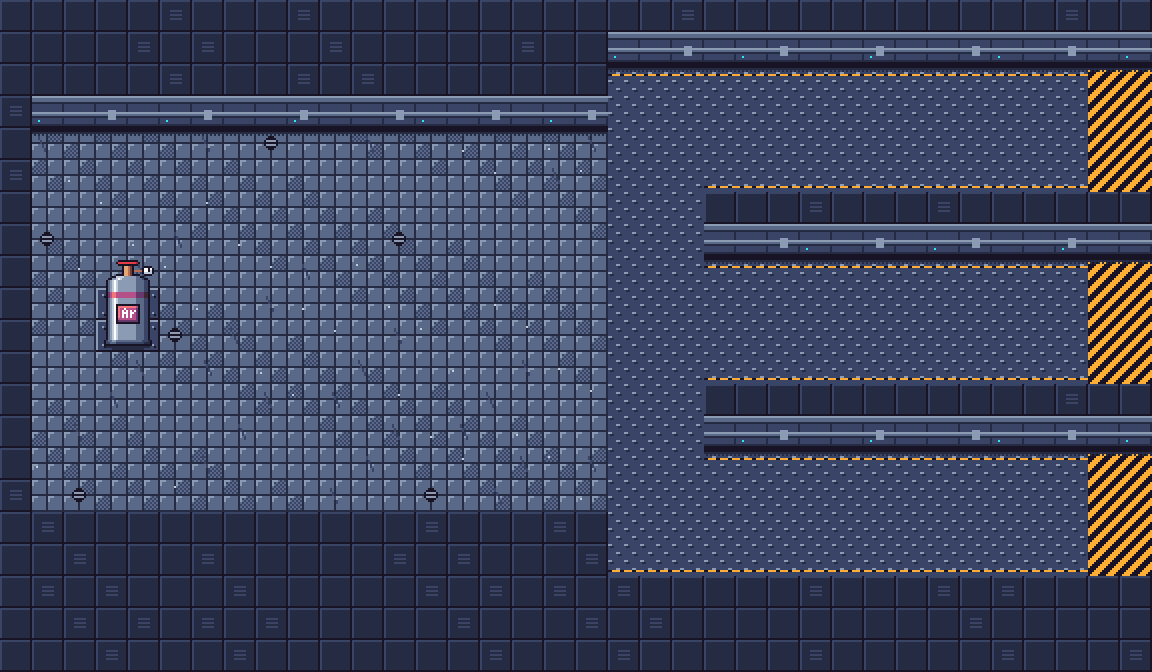
#> input picture art/lab/lab_map_render_2x.png, 1152 x 672 px
$ python tower_qv.py out.png lab_map_render_2x.png map_mockup.png
#> lines starting #> are read from the running program, lines starting #| are printed output that depends on the picture
"""산소탑 쿼터뷰 (40×80, 8프레임). 옛 탑(32×64)의 모양 언어(돔 뚜껑+안테나, 기둥 둘 사이 유리관 속 청록 액체와 기포,
화면 달린 받침, 넓은 판)를 유지하고, 둥근 것은 윗면 타원이, 상자는 윗면이 보이게. 빛은 왼쪽 위.
usage: py -I tower_qv.py <out_dir>"""
import sys
from PIL import Image

W, H = 40, 80
PAL = {
    'O': (0x18, 0x14, 0x25), 'W': (0xff, 0xff, 0xff), 'c': (0xc0, 0xcb, 0xdc), 'e': (0x8b, 0x9b, 0xb4),
    'b': (0x5a, 0x69, 0x88), 'f': (0x3a, 0x44, 0x66), 'i': (0x26, 0x2b, 0x44), 'd': (0x2c, 0xe8, 0xf5),
    'h': (0x00, 0x99, 0xdb), 'n': (0x12, 0x4e, 0x89),
}
CX = 19.5  # 가운데 (x 0~39)


def metal(t):
    """둥근 금속: t = -1(왼쪽 끝) ~ 1(오른쪽 끝)"""
    return 'W' if t < -0.72 else 'c' if t < -0.15 else 'e' if t < 0.35 else 'b' if t < 0.75 else 'f'


def frame(f):
    px = {}

    def part(mask, color):
        """뒤에서 앞으로: 먼저 테두리(바깥 1px), 그다음 칠"""
        ring = {(x + dx, y + dy) for (x, y) in mask for dx in (-1, 0, 1) for dy in (-1, 0, 1)} - set(mask)
        for p in ring:
            px[p] = 'O'
        for (x, y) in mask:
            px[(x, y)] = color(x, y)

    def ell(x, y, r, cy, ry):
        return ((x - CX) / r) ** 2 + ((y - cy) / ry) ** 2 <= 1

    def cylinder(r, y_top, y_bot, ry):
        """세운 원기둥: 윗면 타원(y_top 중심) + 몸통 + 아래 앞쪽 곡선(y_bot 중심)"""
        m = []
        for y in range(int(y_top - ry) - 1, int(y_bot + ry) + 2):
            for x in range(W):
                if abs(x - CX) > r:
                    continue
                if ell(x, y, r + 0.01, y_top, ry) or (y_top <= y <= y_bot) or (y > y_bot and ell(x, y, r + 0.01, y_bot, ry)):
                    m.append((x, y))
        return m

    def top_face(r, y_top, ry):
        return lambda x, y: ell(x, y, r + 0.01, y_top, ry) and not ell(x, y, r - 1.5, y_top + 0.6, ry - 0.8)

    # ── 바닥 판 (네모, 윗면 + 앞면)
    plinth = [(x, y) for x in range(5, 35) for y in range(63, 78)]
    def plinth_c(x, y):
        if y <= 70:  # 윗면
            if y == 63:
                return 'W' if x < 20 else 'c'
            if (x, y) in ((7, 65), (32, 65), (7, 69), (32, 69)):
                return 'b'  # 볼트
            return 'c' if x < 30 else 'e'
        if y == 71:
            return 'e'
        if y == 77:
            return 'i'
        return 'e' if x < 11 else 'b' if x < 27 else 'f'
    part(plinth, plinth_c)

    # ── 받침 상자 (윗면 y45~50, 앞면 y51~66), 앞면에 화면
    box = [(x, y) for x in range(9, 31) for y in range(45, 67)]
    def box_c(x, y):
        if y <= 50:
            if y == 45:
                return 'W' if x < 22 else 'c'
            return 'c' if x < 27 else 'e'
        if 54 <= y <= 60 and 13 <= x <= 25:  # 화면
            if y in (54, 60) or x in (13, 25):
                return 'i'
            if y == 57 and x in (16, 19, 22):
                k = (x - 16) // 3
                return 'd' if (f // 2 + k) % 3 != 0 else 'h'
            return 'f'
        if y in (63, 64) and 12 <= x <= 26 and x % 2 == 0:
            return 'b'  # 통풍구
        if y == 51:
            return 'e' if x < 27 else 'b'  # 윗면 아래 그늘
        return 'W' if x == 9 else 'c' if x < 24 else 'e' if x < 27 else 'b' if x < 29 else 'f'
    part(box, box_c)

    def arc(yc, ry, x, r):
        """타원 앞쪽 곡선의 y (가운데가 가장 아래)"""
        t = min(1.0, abs(x - CX) / r)
        return yc + ry * (1 - t * t) ** 0.5

    def lid(r, yc, ry, color):
        """고리 윗면 (타원 전체)"""
        part([(x, y) for x in range(W) for y in range(int(yc - ry) - 1, int(yc + ry) + 2) if ell(x, y, r + 0.01, yc, ry)], color)

    def band(r, yt, yb, ry):
        """고리 옆면: 위·아래 모서리가 앞으로 휘어진 띠. 첫 줄은 밝은 테"""
        m = [(x, y) for x in range(W) for y in range(int(yt) - 1, int(yb + ry) + 2) if abs(x - CX) <= r and arc(yt, ry, x, r) <= y + 0.5 <= arc(yb, ry, x, r) + 1]
        top = {}
        for (x, y) in m:
            top[x] = min(top.get(x, 99), y)
        part(m, lambda x, y: ('c' if (x - CX) / r < 0.2 else 'e') if y == top[x] else metal((x - CX) / r + 0.35))

    R_RING, RY = 8.5, 2.5
    # ── 아래 고리 윗면 → 유리·기둥 → 아래 고리 옆면
    lid(R_RING, 42, RY, lambda x, y: 'c' if x < 24 else 'e')
    surf = 21
    bubbles = [(16, 0), (20, 9), (23, 4), (18, 15), (21, 20)]  # (x, 시작 위상): 프레임마다 3px씩 올라가 8프레임에 한 바퀴
    by = set()
    for bx, ph in bubbles:
        yy = 43 - ((ph + f * 3) % 24)
        if yy > surf + 1:
            by.add((bx, yy))
    glass = [(x, y) for x in range(14, 26) for y in range(16, 46) if y <= arc(42, 1.8, x, 6.5)]
    def glass_c(x, y):
        s_y = round(arc(surf, 1.2, x, 6.5))
        if y < s_y:  # 빈 유리 윗부분
            return 'W' if x == 14 else 'i' if x > 22 else 'f'
        if y == s_y:  # 액체 표면 (반짝임이 옆으로 흐름)
            return 'W' if (x + f) % 4 == 0 else 'd'
        if (x, y) in by:
            return 'W'
        return 'W' if x == 14 else 'd' if x <= 21 else 'h' if x <= 24 else 'n'
    part(glass, glass_c)
    for x0 in (11, 26):  # 기둥 (2px)
        post = [(x, y) for x in (x0, x0 + 1) for y in range(15, 45)]
        part(post, lambda x, y, x0=x0: ('c' if x == x0 else 'e') if x0 == 11 else ('b' if x == x0 else 'f'))
    band(R_RING, 42, 45, RY)

    # ── 위 고리 윗면 → 돔 → 위 고리 옆면
    lid(R_RING, 12, RY, lambda x, y: 'c' if x < 24 else 'e')
    dome = [(x, y) for x in range(W) for y in range(3, 16) if ell(x, y, 7.5, 12.5, 8) and y <= arc(12.5, 1.5, x, 7.5)]
    def dome_c(x, y):
        t = (x - CX) / 7.5
        if (x, y) in ((15, 7), (16, 7), (15, 8), (14, 9), (14, 10)):
            return 'W'
        return metal(t + 0.3)
    part(dome, dome_c)
    band(R_RING, 13, 16, RY)

    # ── 목 + 불빛 (깜빡임)
    neck = [(x, y) for x in (19, 20) for y in range(2, 5)]
    part(neck, lambda x, y: 'c' if x == 19 else 'b')
    on = f < 4
    lamp = [(x, y) for x in (19, 20) for y in (0, 1)]
    part(lamp, lambda x, y: ('W' if (x, y) == (19, 0) else 'd') if on else ('b' if x == 19 else 'f'))

    im = Image.new('RGBA', (W, H), (0, 0, 0, 0))
#> im: PIL image 40x80 RGBA; every value is 0
    for (x, y), k in px.items():
        if 0 <= x < W and 0 <= y + 1 < H:  # 1px 내려서 맨 위 불빛 테두리까지 (맨 아래 줄 79 = 바닥 테두리)
            im.putpixel((x, y + 1), PAL[k] + (255,))
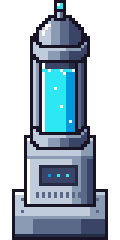
#> im: PIL image 40x80 RGBA (shown 3 times larger); mean R, G, B, A 50.6, 65.9, 78.3, 137.6; transparent parts drawn white
    return im, on


out = sys.argv[1]
frames = [frame(f)[0] for f in range(8)]
#> the loop in frame (call 2), `for (x, y), k in px.items():` made 1727 passes
#> (x, y, k) on passes 1 to 3: (4, 64, 'O'), (4, 73, 'O'), (11, 78, 'O')
#> frames = 8 items
strip = Image.new('RGBA', (W * 8, H), (0, 0, 0, 0))
#> strip: PIL image 320x80 RGBA; every value is 0
for i, im in enumerate(frames):
    strip.alpha_composite(im, (i * W, 0))
#> this loop made 8 passes
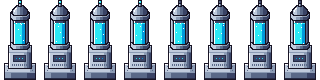
#> strip: PIL image 320x80 RGBA; mean R, G, B, A 50.6, 65.8, 78.2, 137.6; transparent parts drawn white
strip.save(out + '/oxygen_tower_qv.png')
# 미리보기: 옛 탑 · 새 탑 0프레임 · 주인공 (보라 바닥, 6배) + 8프레임 줄
old = Image.open(sys.argv[2]).convert('RGBA')
#> old is the input picture: PIL image 1152x672 RGBA; mean R, G, B, A 62, 68.5, 93.9, 255
hero = Image.open(sys.argv[3]).convert('RGBA').crop((13, 11, 34, 43))
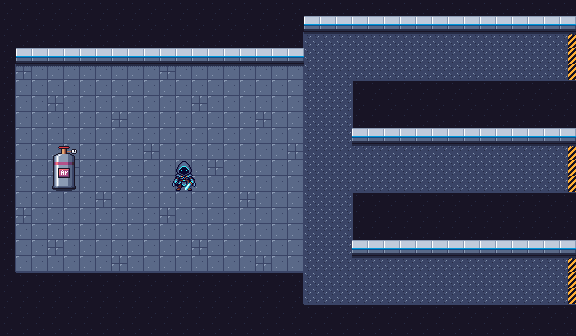
#> input picture art/lab/map_mockup.png, 576 x 336 px
bg = (0x68, 0x38, 0x6c, 255)
cmp_ = Image.new('RGBA', (32 + 40 + 21 + 24, 84), bg)
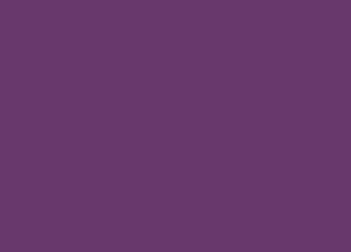
#> cmp_: PIL image 117x84 RGBA (shown 3 times larger); mean R, G, B, A 104, 56, 108, 255
cmp_.alpha_composite(old, (4, 84 - 2 - 64)); cmp_.alpha_composite(frames[0], (4 + 32 + 6, 84 - 2 - 80)); cmp_.alpha_composite(hero, (4 + 32 + 6 + 40 + 6, 84 - 2 - 32))
cmp_.resize((cmp_.width * 6, cmp_.height * 6), Image.NEAREST).save(out + '/tower_qv_compare.png')
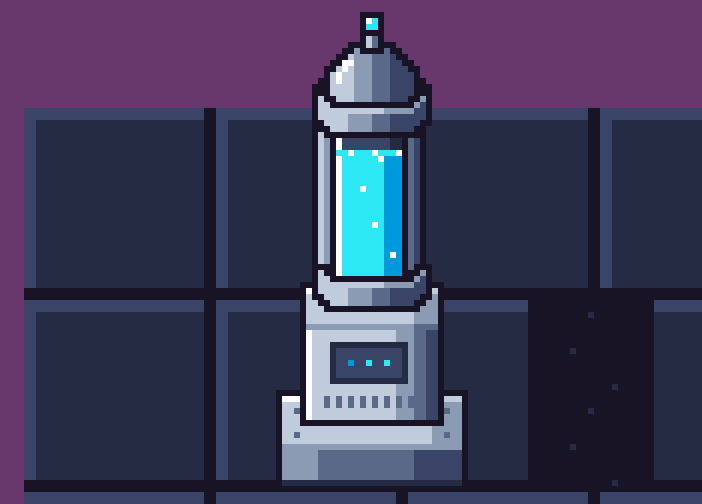
#> saved as tower_qv_compare.png: PIL image 702x504 RGBA; mean R, G, B, A 62.4, 59.1, 89.5, 255
row = Image.new('RGBA', (W * 8 + 7 * 2, H), bg)
for i, im in enumerate(frames):
    row.alpha_composite(im, (i * (W + 2), 0))
row.resize((row.width * 4, row.height * 4), Image.NEAREST).save(out + '/tower_qv_frames.png')
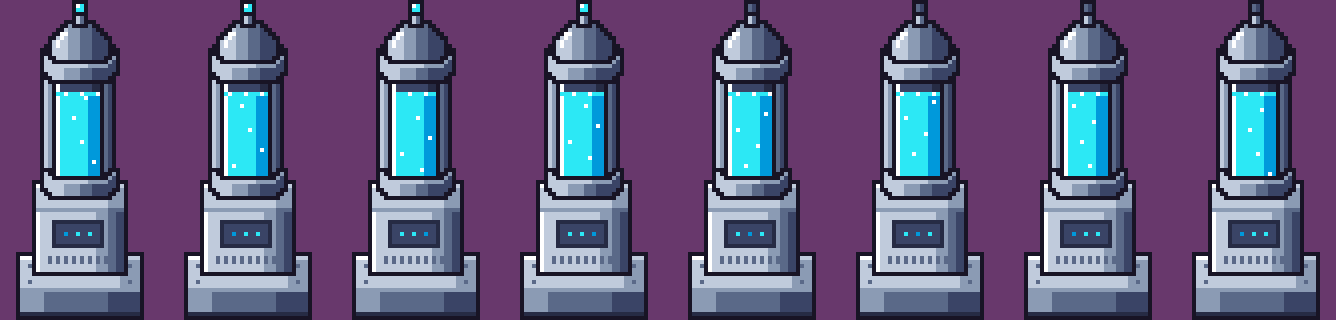
#> saved as tower_qv_frames.png: PIL image 1336x320 RGBA; mean R, G, B, A 98.7, 90, 127.1, 255
gif = [Image.alpha_composite(Image.new('RGBA', (W, H), bg), im).resize((W * 6, H * 6), Image.NEAREST) for im in frames]
#> gif = 8 items
gif[0].save(out + '/tower_qv.gif', save_all=True, append_images=gif[1:], duration=110, loop=0, disposal=2)
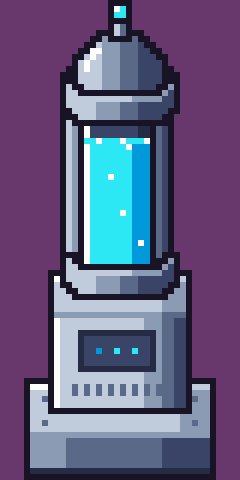
#> saved as tower_qv.gif: PIL image 240x480 RGBA; mean R, G, B, A 98.5, 91.6, 128, 255
print('ok')
